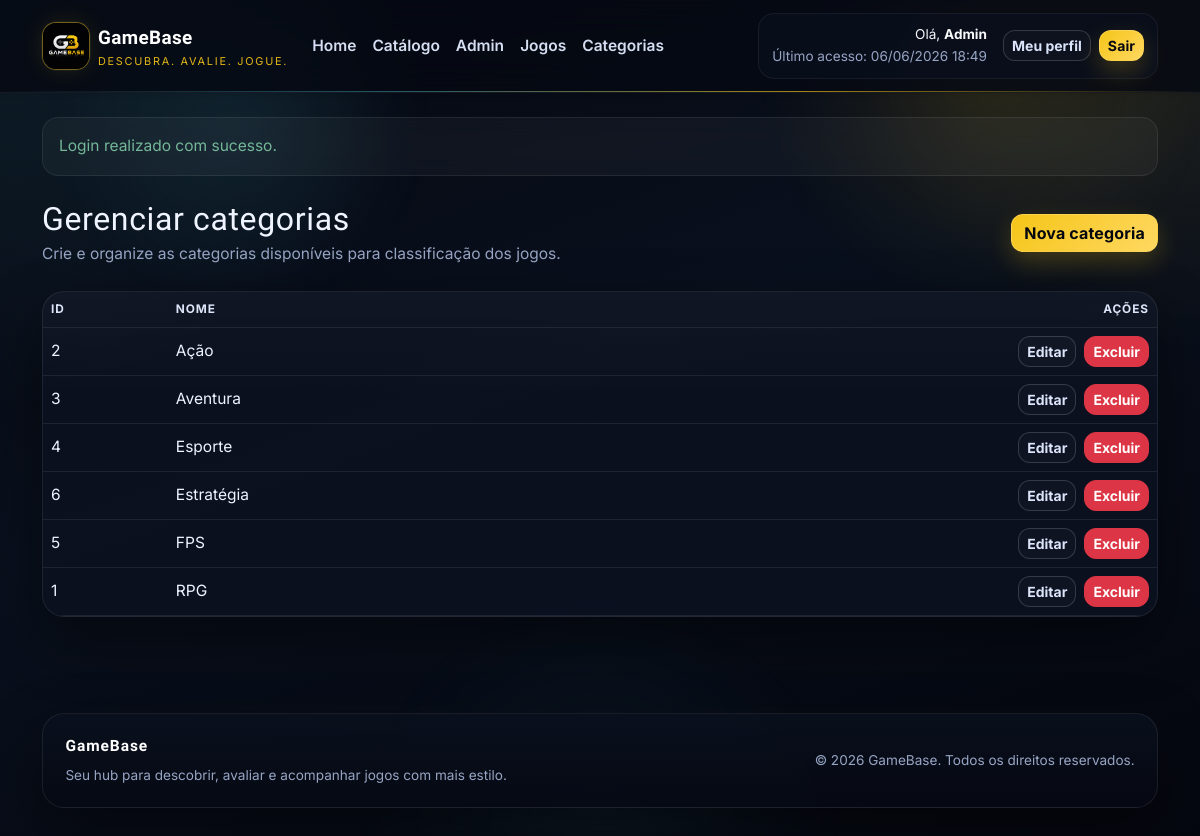
The page /index.php?page=admin_categorias (signed in) on the database its author committed.
### tables this page shows
CREATE TABLE categorias (
    id INT AUTO_INCREMENT PRIMARY KEY,
    nome VARCHAR(80) NOT NULL UNIQUE
);

### controllers/CategoriaController.php (called while the page is built, shortened)
<?php
class CategoriaController
{
    private Categoria $categoriaModel;
    public function __construct()
    {
        $this->categoriaModel = new Categoria();
    }
    public function adminCategorias(): void
    {
        render('admin/categorias_lista.php', [
            'pageTitle' => 'Gerenciar categorias',
            'categorias' => $this->categoriaModel->listarTodas(),
        ]);
    }
}

### models/Categoria.php (called while the page is built, shortened)
<?php
class Categoria
{
    private PDO $conn;
    public function __construct()
    {
        $this->conn = Database::getConnection();
    }
    public function listarTodas(): array
    {
        $stmt = $this->conn->query('SELECT * FROM categorias ORDER BY nome ASC');
        return $stmt->fetchAll();
    }
}

### config/database.php (called while the page is built, shortened)
<?php
class Database
{
    private static ?PDO $connection = null;
    public static function getConnection(): PDO
    {
        if (self::$connection instanceof PDO) {
            return self::$connection;
        }
        $host = getenv("GAMEBASE_DB_HOST") ?: "localhost";
        $dbname = getenv("GAMEBASE_DB_NAME") ?: "gamebase";
        $username = getenv("GAMEBASE_DB_USER") ?: "root";
        $password = getenv("GAMEBASE_DB_PASS");
        $password = $password !== false ? $password : "root";
        $charset = getenv("GAMEBASE_DB_CHARSET") ?: "utf8mb4";
        $dsn = sprintf(
            "mysql:host=%s;dbname=%s;charset=%s",
            $host,
            $dbname,
            $charset
        );
        try {
            self::$connection = self::createPdo($dsn, $username, $password);
        } catch (Throwable $exception) {
            if (function_exists("debugLog")) {
                debugLog(
                    "initial",
                    "H1",
                    "config/database.php:42",
                    "database connection failed",
                    [
                        "host" => $host,
                        "database" => $dbname,
                        "errorType" => get_class($exception),
                        "errorCode" => (string) $exception->getCode(),
                        "errorMessage" => $exception->getMessage(),
                    ]
                );
            }
            if ((string) $exception->getCode() === "1049") {
                try {
                    if (function_exists("debugLog")) {
                        debugLog(
                            "post-fix",
                            "H1",
                            "config/database.php:50",
                            "database missing, starting bootstrap",
                            [
                                "host" => $host,
                                "database" => $dbname,
                                "schemaExists" => is_file(
                                    dirname(__DIR__) . "/database/gamebase.sql"
                                ),
                            ]
                        );
                    }
                    self::bootstrapDatabase(
                        $host,
                        $dbname,
                        $username,
                        $password,
                        $charset
                    );
                    self::$connection = self::createPdo(
                        $dsn,
                        $username,
                        $password
                    );
                    if (function_exists("debugLog")) {
                        debugLog(
                            "post-fix",
                            "H1",
                            "config/database.php:62",
                            "database bootstrap completed",
                            [
                                "host" => $host,
                                "database" => $dbname,
                            ]
                        );
                    }
                    return self::$connection;
                } catch (Throwable $bootstrapException) {
                    if (function_exists("debugLog")) {
                        debugLog(
                            "post-fix",
                            "H1",
                            "config/database.php:73",
                            "database bootstrap failed",
                            [
                                "host" => $host,
                                "database" => $dbname,
                                "errorType" => get_class($bootstrapException),
                                "errorCode" => (string) $bootstrapException->getCode(),
                                "errorMessage" => $bootstrapException->getMessage(),
                            ]
                        );
                    }
                    http_response_code(500);
                    die("<h1>Erro ao inicializar o banco</h1>" .
                        "<p>" .
                        htmlspecialchars(
                            "O banco gamebase nao existe e a inicializacao automatica falhou.",
                            ENT_QUOTES,
                            "UTF-8"
                        ) .
                        "</p>" .
                        "<p>" .
                        htmlspecialchars(
                            "Verifique se o MySQL esta ativo e se o arquivo database/gamebase.sql esta acessivel.",
                            ENT_QUOTES,
                            "UTF-8"
                        ) .
                        "</p>" .
                        "<p>" .
                        htmlspecialchars(
                            "Detalhe tecnico: " .
                                $bootstrapException->getMessage(),
                            ENT_QUOTES,
                            "UTF-8"
                        ) .
                        "</p>");
                }
            }
            http_response_code(500);
            $mensagem = "Nao foi possivel conectar ao banco de dados GameBase.";
            $orientacao =
                "Verifique host, nome do banco, usuario e senha em config/database.php ou nas variaveis de ambiente GAMEBASE_DB_*.";
            $credenciais = sprintf(
                "Configuracao atual: host=%s | banco=%s | usuario=%s",
                $host,
                $dbname,
                $username
            );
            $detalheTecnico = "Detalhe tecnico: " . $exception->getMessage();
            die("<h1>Erro de conexao com o banco</h1>" .
                "<p>" .
                htmlspecialchars($mensagem, ENT_QUOTES, "UTF-8") .
                "</p>" .
                "<p>" .
                htmlspecialchars($orientacao, ENT_QUOTES, "UTF-8") .
                "</p>" .
                "<p>" .
                htmlspecialchars($credenciais, ENT_QUOTES, "UTF-8") .
                "</p>" .
                "<p>" .
                htmlspecialchars($detalheTecnico, ENT_QUOTES, "UTF-8") .
                "</p>");
        }
        return self::$connection;
    }
    private static function createPdo(
        string $dsn,
        string $username,
        string $password
    ): PDO {
        return new PDO($dsn, $username, $password, [
            PDO::ATTR_ERRMODE => PDO::ERRMODE_EXCEPTION,
            PDO::ATTR_DEFAULT_FETCH_MODE => PDO::FETCH_ASSOC,
        ]);
    }
}

### views/admin/categorias_lista.php (the view, shortened to what this page needs)
<?php $categorias = $categorias ?? []; ?>
<section class="mb-4">
    <div class="d-flex flex-column flex-lg-row justify-content-between align-items-lg-center gap-3 mb-4">
        <div>
            <h1 class="h2 mb-1">Gerenciar categorias</h1>
            <p class="text-muted mb-0">Crie e organize as categorias disponíveis para classificação dos jogos.</p>
        </div>
        <a class="btn btn-gold" href="<?= e(baseUrl('index.php?page=admin_categorias_form')) ?>">Nova categoria</a>
    </div>
    <section class="card">
        <div class="card-body p-0">
            <div class="table-responsive">
                <table class="table table-dark table-hover align-middle mb-0">
                    <thead>
                    <tr>
                        <th>ID</th>
                        <th>Nome</th>
                        <th class="text-end">Ações</th>
                    </tr>
                    </thead>
                    <tbody>
                    <?php foreach ($categorias as $categoria): ?>
                        <tr>
                            <td><?= (int) $categoria['id'] ?></td>
                            <td><?= e($categoria['nome']) ?></td>
                            <td class="text-end">
                                <div class="d-inline-flex gap-2">
                                    <a class="btn btn-outline-light btn-sm" href="<?= e(baseUrl('index.php?page=admin_categorias_form&id=' . (int) $categoria['id'])) ?>">Editar</a>
                                    <form method="POST" action="<?= e(baseUrl('index.php?page=admin_categorias_excluir')) ?>">
                                        <button type="submit" class="btn btn-danger btn-sm">Excluir</button>
                                    </form>
                                </div>
                            </td>
                        </tr>
                    <?php endforeach; ?>
                    </tbody>
                </table>
            </div>
        </div>
    </section>
</section>

### assets/css/style.css (style rules this page uses)
:root { --gb-bg: #060913; --gb-bg-soft: #0c1220; --gb-surface: rgba(12, 18, 32, 0.88); --gb-surface-2: rgba(18, 28, 48, 0.9); --gb-surface-3: rgba(8, 12, 22, 0.94); --gb-border: rgba(255, 255, 255, 0.08); --gb-border-strong: rgba(245, 197, 24, 0.24); --gb-gold: #f5c518; --gb-gold-hover: #ffd54f; --gb-accent: #5ee6ff; --gb-light: #eff4ff; --gb-muted: #97a5c4; --gb-muted-2: #7182a6; --gb-shadow: 0 24px 60px rgba(0, 0, 0, 0.45); }
*, *::before, *::after { box-sizing: border-box; }
html { scroll-behavior: smooth; }
body { position: relative; min-height: 100vh; overflow-x: hidden; background: radial-gradient(circle at top left, rgba(94, 230, 255, 0.10), transparent 28%), radial-gradient(circle at top right, rgba(245, 197, 24, 0.10), transparent 24%), linear-gradient(160deg, #05070f 0%, #09101d 44%, #05070f 100%); color: var(--gb-light); font-family: 'Inter', system-ui, sans-serif; font-size: 0.97rem; line-height: 1.6; }
body::before, body::after { content: ""; position: fixed; inset: 0; pointer-events: none; z-index: 0; }
body::before { background: linear-gradient(rgba(255, 255, 255, 0.03) 1px, transparent 1px), linear-gradient(90deg, rgba(255, 255, 255, 0.03) 1px, transparent 1px); background-size: 56px 56px; -webkit-mask-image: linear-gradient(to bottom, rgba(255, 255, 255, 0.3), transparent 80%); mask-image: linear-gradient(to bottom, rgba(255, 255, 255, 0.3), transparent 80%); opacity: 0.18; animation: gridShift 20s linear infinite; }
body::after { background: radial-gradient(circle at 20% 15%, rgba(94, 230, 255, 0.08), transparent 16%), radial-gradient(circle at 82% 10%, rgba(245, 197, 24, 0.10), transparent 18%), radial-gradient(circle at 50% 100%, rgba(94, 230, 255, 0.06), transparent 24%); filter: blur(8px); animation: floatAura 14s ease-in-out infinite alternate; }
a { color: inherit; text-decoration: none; }
h1, h2, h3, h4, h5, h6, .navbar-brand-name, .hero-title, .page-banner-title { font-family: 'Orbitron', 'Inter', system-ui, sans-serif; letter-spacing: 0.02em; }
p, li, dd, td, th, label, small, .form-text { color: var(--gb-light); }
.text-muted, .text-secondary, [class*="text-muted"] { color: var(--gb-muted) !important; }
.btn { border-radius: 12px; font-weight: 700; transition: transform 0.2s ease, box-shadow 0.2s ease, background 0.2s ease, border-color 0.2s ease; }
.btn-gold { background: linear-gradient(135deg, var(--gb-gold) 0%, #ffd861 100%); color: #05070f; border: 1px solid rgba(255, 216, 97, 0.55); box-shadow: 0 10px 24px rgba(245, 197, 24, 0.22); letter-spacing: 0.01em; }
.btn-outline-light { border-color: rgba(255, 255, 255, 0.16); color: #dbe4fb; background: rgba(255, 255, 255, 0.02); }
.btn-danger { box-shadow: none; }
.card { position: relative; background: linear-gradient(180deg, rgba(255, 255, 255, 0.025), transparent 32%), var(--gb-surface); border: 1px solid var(--gb-border); color: var(--gb-light); border-radius: 22px; box-shadow: var(--gb-shadow); overflow: hidden; transition: transform 0.25s ease, box-shadow 0.25s ease, border-color 0.25s ease; animation: fadeUp 0.7s ease both; }
.card::before { content: ""; position: absolute; inset: 0; background: linear-gradient(135deg, rgba(94, 230, 255, 0.06), transparent 35%, rgba(245, 197, 24, 0.06)); opacity: 0; transition: opacity 0.25s ease; pointer-events: none; }
.table-dark { --bs-table-bg: transparent; --bs-table-striped-bg: rgba(255, 255, 255, 0.02); --bs-table-hover-bg: rgba(94, 230, 255, 0.06); --bs-table-border-color: rgba(255, 255, 255, 0.08); --bs-table-color: var(--gb-light); }
.table thead th { color: #dce5fa; text-transform: uppercase; font-size: 0.74rem; letter-spacing: 0.08em; }
.table td, .table th { color: var(--gb-light); }
.table-responsive { border-radius: 22px; }

### rows shown on the page
categorias: id "2", nome "Ação"
categorias: id "3", nome "Aventura"
categorias: id "4", nome "Esporte"
categorias: id "6", nome "Estratégia"
categorias: id "5", nome "FPS"
categorias: id "1", nome "RPG"

### other values the page prints
$_SESSION['usuario_nome'] "Admin"
$ultimoAcesso "06/06/2026 18:49"
$flash['mensagem'] "Login realizado com sucesso."
